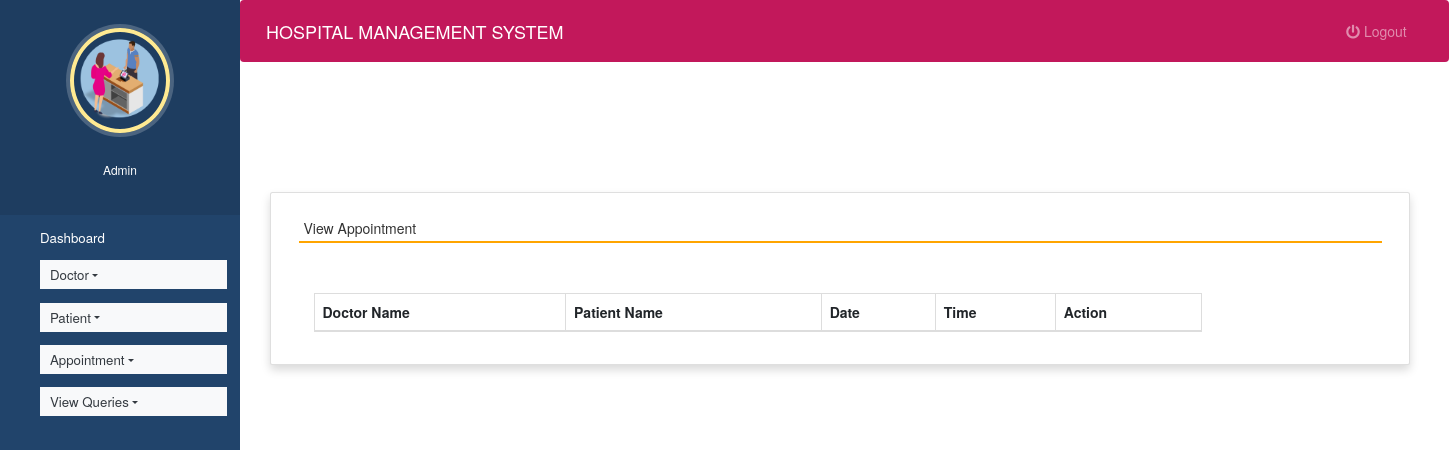
The app's page /view_appointment (signed in), older data.
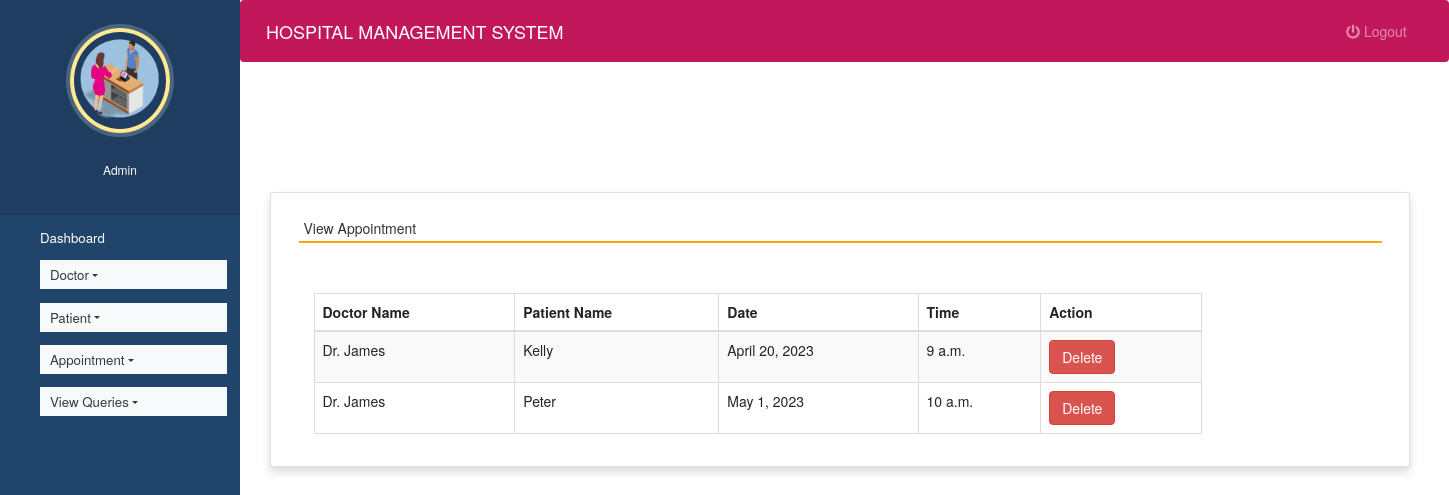
The same page, newer data.
### hospitals/models.py (models this page shows, shortened)
class Appointment(models.Model):
    doctor = models.ForeignKey(Doctor,on_delete=models.CASCADE)
    patient = models.ForeignKey(Patient, on_delete=models.CASCADE)
    date1 = models.DateField()
    time1 = models.TimeField()

class Doctor(models.Model):
    name = models.CharField(max_length=50)
    mobile = models.IntegerField()
    special = models.CharField(max_length=50)
    def __str__(self):
       return self.name;

class Patient(models.Model):
    name = models.CharField(max_length=50)
    gender = models.CharField(max_length=10)
    mobile = models.IntegerField(null=True)
    address = models.CharField(max_length=50)
    def __str__(self):
       return self.name;

### hospitals/views.py (the view)
# urls.py: path('view_appointment', view_appointment, name='view_appointment'),
def view_appointment(request):
    if not request.user.is_staff:
        return redirect('login')
    appointment = Appointment.objects.all()
    d = {'appointment':appointment}
    return render(request,'view_appointment.html', d)

### hospitals/templates/view_appointment.html (shortened to what this page needs)
{% extends 'admin_nav.html' %}
{% load static %}
{% block content %}
<link rel="stylesheet" href="https://maxcdn.bootstrapcdn.com/bootstrap/3.4.1/css/bootstrap.min.css">
  <link rel="stylesheet" href="https://cdnjs.cloudflare.com/ajax/libs/font-awesome/4.7.0/css/font-awesome.min.css">
  <link rel="stylesheet" href="https://use.fontawesome.com/releases/v5.6.3/css/all.css">
<br><br><br><br>
<div class="container card shadow m-5">
    <div class="card-body">
        <h5 class="p-2" style="border-bottom: 2px solid orange">View Appointment</h5>
		<div class="container mt-5">
		<table id="example" class="table table-striped table-bordered table-sm" style="width:80%">
			<thead>
				<tr>
					<th>Doctor Name</th>
					<th>Patient Name</th>
                    <th>Date</th>
					<th>Time</th>
					<th>Action</th>
				</tr>
			</thead>
			<tbody>
            {% for i in appointment %}
			<tr>
				<td>{{i.doctor}}</td>
				<td>{{i.patient}}</td>
				<td>{{i.date1}}</td>
				<td>{{i.time1}}</td>
				<td><a href="{% url 'delete_appointment' i.id %}" onclick="return confirm('Are you ready to delete this record ?')" class="btn btn-danger">Delete</a></td>
			</tr>
			{% endfor %}
			</tbody>
		</table>
	 </div>
	</div>
</div>
{% endblock content %}

Row changes from the older to the newer data that the page shows:
added Appointment: doctor "Dr. James", patient "Kelly", date1 "April 20, 2023", time1 "9 a.m."
added Appointment: doctor "Dr. James", patient "Peter", date1 "May 1, 2023", time1 "10 a.m."
